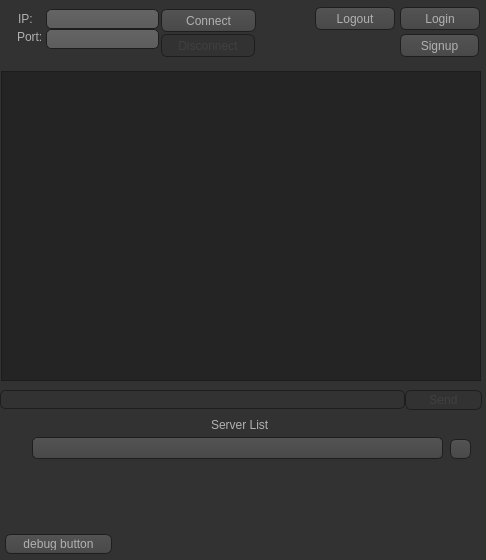
<?xml version="1.0" encoding="UTF-8"?>
<ui version="4.0">
 <class>MainWindow</class>
 <widget class="QMainWindow" name="MainWindow">
  <property name="geometry">
   <rect>
    <x>0</x>
    <y>0</y>
    <width>486</width>
    <height>560</height>
   </rect>
  </property>
  <property name="mouseTracking">
   <bool>true</bool>
  </property>
  <property name="tabletTracking">
   <bool>true</bool>
  </property>
  <property name="windowTitle">
   <string>MainWindow</string>
  </property>
  <property name="windowIcon">
   <iconset>
    <normaloff>icon.png</normaloff>icon.png</iconset>
  </property>
  <property name="autoFillBackground">
   <bool>false</bool>
  </property>
  <property name="styleSheet">
   <string notr="true">QToolTip
{
     border: 1px solid black;
     background-color: #D1DBCB;
     padding: 1px;
     border-radius: 3px;
     opacity: 100;
}

QWidget
{
    color: #b1b1b1;
    background-color: #323232;
}

QWidget:item:hover
{
    background-color: QLinearGradient( x1: 0, y1: 0, x2: 0, y2: 1, stop: 0 #D1DBCB, stop: 1 #b2b6af);
    color: #000000;
}

QWidget:item:selected
{
    background-color: QLinearGradient( x1: 0, y1: 0, x2: 0, y2: 1, stop: 0 #D1DBCB, stop: 1 #b2b6af);
}

QMenuBar::item
{
    background: transparent;
}

QMenuBar::item:selected
{
    background: transparent;
    border: 1px solid #fdf6e3;
}

QMenuBar::item:pressed
{
    background: #444;
    border: 1px solid #000;
    background-color: QLinearGradient(
        x1:0, y1:0,
        x2:0, y2:1,
        stop:1 #212121,
        stop:0.4 #343434/*,
        stop:0.2 #343434,
        stop:0.1 #fdf6e3*/
    );
    margin-bottom:-1px;
    padding-bottom:1px;
}

QMenu
{
    border: 1px solid #000;
}

QMenu::item
{
    padding: 2px 20px 2px 20px;
}

QMenu::item:selected
{
    color: #000000;
}

QWidget:disabled
{
    color: #404040;
    background-color: #323232;
}

QAbstractItemView
{
    background-color: QLinearGradient( x1: 0, y1: 0, x2: 0, y2: 1, stop: 0 #4d4d4d, stop: 0.1 #646464, stop: 1 #5d5d5d);
}

QWidget:focus
{
    /*border: 2px solid QLinearGradient( x1: 0, y1: 0, x2: 0, y2: 1, stop: 0
     #D1DBCB, stop: 1 #b2b6af);*/
}

QLineEdit
{
    background-color: QLinearGradient( x1: 0, y1: 0, x2: 0, y2: 1, stop: 0 #4d4d4d, stop: 0 #646464, stop: 1 #5d5d5d);
    padding: 1px;
    border-style: solid;
    border: 1px solid #1e1e1e;
    border-radius: 5;
}

QPushButton
{
    color: #b1b1b1;
    background-color: QLinearGradient( x1: 0, y1: 0, x2: 0, y2: 1, stop: 0 #565656, stop: 0.1 #525252, stop: 0.5 #4e4e4e, stop: 0.9 #4a4a4a, stop: 1 #464646);
    border-width: 1px;
    border-color: #1e1e1e;
    border-style: solid;
    border-radius: 6;
    padding: 3px;
    font-size: 12px;
    padding-left: 5px;
    padding-right: 5px;
}

QPushButton:pressed
{
    background-color: QLinearGradient( x1: 0, y1: 0, x2: 0, y2: 1, stop: 0 #2d2d2d, stop: 0.1 #2b2b2b, stop: 0.5 #292929, stop: 0.9 #282828, stop: 1 #252525);
}

QComboBox
{
    selection-background-color: #fdf6e3;
    background-color: QLinearGradient( x1: 0, y1: 0, x2: 0, y2: 1, stop: 0 #565656, stop: 0.1 #525252, stop: 0.5 #4e4e4e, stop: 0.9 #4a4a4a, stop: 1 #464646);
    border-style: solid;
    border: 1px solid #1e1e1e;
    border-radius: 5;
}

QComboBox:hover,QPushButton:hover
{
    border: 2px solid QLinearGradient( x1: 0, y1: 0, x2: 0, y2: 1, stop: 0
    #D1DBCB, stop: 1 #b2b6af);
}


QComboBox:on
{
    padding-top: 3px;
    padding-left: 4px;
    background-color: QLinearGradient( x1: 0, y1: 0, x2: 0, y2: 1, stop: 0 #2d2d2d, stop: 0.1 #2b2b2b, stop: 0.5 #292929, stop: 0.9 #282828, stop: 1 #252525);
    selection-background-color: #fdf6e3;
}

QComboBox QAbstractItemView
{
    border: 2px solid darkgray;
    selection-background-color: QLinearGradient( x1: 0, y1: 0, x2: 0, y2: 1,
     stop: 0 #D1DBCB, stop: 1 #b2b6af);
}

QComboBox::drop-down
{
     subcontrol-origin: padding;
     subcontrol-position: top right;
     width: 15px;

     border-left-width: 0px;
     border-left-color: darkgray;
     border-left-style: solid; /* just a single line */
     border-top-right-radius: 3px; /* same radius as the QComboBox */
     border-bottom-right-radius: 3px;
 }

QComboBox::down-arrow
{
     image: url(:/down_arrow.png);
}

QGroupBox:focus
{
border: 2px solid QLinearGradient( x1: 0, y1: 0, x2: 0, y2: 1, stop: 0
#D1DBCB, stop: 1 #b2b6af);
}

QTextEdit:focus
{
    border: 2px solid QLinearGradient( x1: 0, y1: 0, x2: 0, y2: 1, stop: 0
    #D1DBCB, stop: 1 #b2b6af);
}

QScrollArea:focus {
border: 1px solid black;
}

QScrollBar:horizontal {
     border: 1px solid #222222;
     background: QLinearGradient( x1: 0, y1: 0, x2: 0, y2: 1, stop: 0.0 #121212, stop: 0.2 #282828, stop: 1 #484848);
     height: 7px;
     margin: 0px 16px 0 16px;
}

QScrollBar::handle:horizontal
{
      background: QLinearGradient( x1: 0, y1: 0, x2: 1, y2: 0, stop: 0
      #D1DBCB, stop: 0.5 #b2b6af, stop: 1 #D1DBCB);
      min-height: 20px;
      border-radius: 2px;
}

QScrollBar::add-line:horizontal {
      border: 1px solid #1b1b19;
      border-radius: 2px;
      background: QLinearGradient( x1: 0, y1: 0, x2: 1, y2: 0, stop: 0
      #D1DBCB, stop: 1 #b2b6af);
      width: 14px;
      subcontrol-position: right;
      subcontrol-origin: margin;
}

QScrollBar::sub-line:horizontal {
      border: 1px solid #1b1b19;
      border-radius: 2px;
      background: QLinearGradient( x1: 0, y1: 0, x2: 1, y2: 0, stop: 0
      #D1DBCB, stop: 1 #b2b6af);
      width: 14px;
     subcontrol-position: left;
     subcontrol-origin: margin;
}

QScrollBar::right-arrow:horizontal, QScrollBar::left-arrow:horizontal
{
      border: 1px solid black;
      width: 1px;
      height: 1px;
      background: white;
}

QScrollBar::add-page:horizontal, QScrollBar::sub-page:horizontal
{
      background: none;
}

QScrollBar:vertical
{
      background: QLinearGradient( x1: 0, y1: 0, x2: 1, y2: 0, stop: 0.0 #121212, stop: 0.2 #282828, stop: 1 #484848);
      width: 7px;
      margin: 16px 0 16px 0;
      border: 1px solid #222222;
}

QScrollBar::handle:vertical
{
      background: QLinearGradient( x1: 0, y1: 0, x2: 0, y2: 1, stop: 0
      #D1DBCB, stop: 0.5 #b2b6af, stop: 1 #D1DBCB);
      min-height: 20px;
      border-radius: 2px;
}

QScrollBar::add-line:vertical
{
      border: 1px solid #1b1b19;
      border-radius: 2px;
      background: QLinearGradient( x1: 0, y1: 0, x2: 0, y2: 1, stop: 0
      #D1DBCB, stop: 1 #b2b6af);
      height: 14px;
      subcontrol-position: bottom;
      subcontrol-origin: margin;
}

QScrollBar::sub-line:vertical
{
      border: 1px solid #1b1b19;
      border-radius: 2px;
      background: QLinearGradient( x1: 0, y1: 0, x2: 0, y2: 1, stop: 0 #b2b6af,
      stop: 1 #D1DBCB);
      height: 14px;
      subcontrol-position: top;
      subcontrol-origin: margin;
}

QScrollBar::up-arrow:vertical, QScrollBar::down-arrow:vertical
{
      border: 1px solid black;
      width: 1px;
      height: 1px;
      background: white;
}


QScrollBar::add-page:vertical, QScrollBar::sub-page:vertical
{
      background: none;
}

QTextEdit
{
    background-color: #242424;
}

QPlainTextEdit
{
    background-color: #242424;
}

QHeaderView::section
{
    background-color: QLinearGradient(x1:0, y1:0, x2:0, y2:1, stop:0 #616161, stop: 0.5 #505050, stop: 0.6 #434343, stop:1 #656565);
    color: white;
    padding-left: 4px;
    border: 1px solid #6c6c6c;
}

QCheckBox:disabled
{
color: #414141;
}

QDockWidget::title
{
    text-align: center;
    spacing: 3px; /* spacing between items in the tool bar */
    background-color: QLinearGradient(x1:0, y1:0, x2:0, y2:1, stop:0 #323232, stop: 0.5 #242424, stop:1 #323232);
}

QDockWidget::close-button, QDockWidget::float-button
{
    text-align: center;
    spacing: 1px; /* spacing between items in the tool bar */
    background-color: QLinearGradient(x1:0, y1:0, x2:0, y2:1, stop:0 #323232, stop: 0.5 #242424, stop:1 #323232);
}

QDockWidget::close-button:hover, QDockWidget::float-button:hover
{
    background: #242424;
}

QDockWidget::close-button:pressed, QDockWidget::float-button:pressed
{
    padding: 1px -1px -1px 1px;
}

QMainWindow::separator
{
    background-color: QLinearGradient(x1:0, y1:0, x2:0, y2:1, stop:0 #161616, stop: 0.5 #151515, stop: 0.6 #212121, stop:1 #343434);
    color: white;
    padding-left: 4px;
    border: 1px solid #4c4c4c;
    spacing: 3px; /* spacing between items in the tool bar */
}

QMainWindow::separator:hover
{

    background-color: QLinearGradient(x1:0, y1:0, x2:0, y2:1, stop:0 #b2b6af,
    stop:0.5 #b56c17 stop:1 #D1DBCB);
    color: white;
    padding-left: 4px;
    border: 1px solid #6c6c6c;
    spacing: 3px; /* spacing between items in the tool bar */
}

QToolBar {
    border: 1px transparent #323232;
    background: 1px solid #323232;
}

QToolBar::handle
{
     spacing: 3px; /* spacing between items in the tool bar */
     background: url(:/images/handle.png);
}

QMenu::separator
{
    height: 2px;
    background-color: QLinearGradient(x1:0, y1:0, x2:0, y2:1, stop:0 #161616, stop: 0.5 #151515, stop: 0.6 #212121, stop:1 #343434);
    color: white;
    padding-left: 4px;
    margin-left: 10px;
    margin-right: 5px;
}

QProgressBar
{
    border: 2px solid grey;
    border-radius: 5px;
    text-align: center;
}

QProgressBar::chunk
{
    background-color: #b2b6af;
    width: 2.15px;
    margin: 0.5px;
}

QTabBar::tab {
    color: #b1b1b1;
    border: 1px solid #444;
    border-bottom-style: none;
    background-color: #323232;
    padding-left: 10px;
    padding-right: 10px;
    padding-top: 3px;
    padding-bottom: 2px;
    margin-right: -1px;
}

QTabWidget::pane {
    border: 1px solid #444;
    top: 1px;
}

QTabBar::tab:last
{
    margin-right: 0; /* the last selected tab has nothing to overlap with on the right */
    border-top-right-radius: 3px;
}

QTabBar::tab:first:!selected
{
 margin-left: 0px; /* the last selected tab has nothing to overlap with on the right */


    border-top-left-radius: 3px;
}

QTabBar::tab:!selected
{
    color: #b1b1b1;
    border-bottom-style: solid;
    margin-top: 3px;
    background-color: QLinearGradient(x1:0, y1:0, x2:0, y2:1, stop:1 #212121, stop:.4 #343434);
}

QTabBar::tab:selected
{
    border-top-left-radius: 3px;
    border-top-right-radius: 3px;
    margin-bottom: 0px;
}

QTabBar::tab:!selected:hover
{
    /*border-top: 2px solid #fdf6e3;
    padding-bottom: 3px;*/
    border-top-left-radius: 3px;
    border-top-right-radius: 3px;
    background-color: QLinearGradient(x1:0, y1:0, x2:0, y2:1, stop:1 #212121, stop:0.4 #343434, stop:0.2 #343434, stop:0.1 #fdf6e3);
}

QRadioButton::indicator:checked, QRadioButton::indicator:unchecked{
    color: #b1b1b1;
    background-color: #323232;
    border: 1px solid #b1b1b1;
    border-radius: 6px;
}

QRadioButton::indicator:checked
{
    background-color: qradialgradient(
        cx: 0.5, cy: 0.5,
        fx: 0.5, fy: 0.5,
        radius: 1.0,
        stop: 0.25 #fdf6e3,
        stop: 0.3 #323232
    );
}

QCheckBox::indicator{
    color: #b1b1b1;
    background-color: #323232;
    border: 1px solid #b1b1b1;
    width: 9px;
    height: 9px;
}

QRadioButton::indicator
{
    border-radius: 6px;
}

QRadioButton::indicator:hover, QCheckBox::indicator:hover
{
    border: 1px solid #fdf6e3;
}

QCheckBox::indicator:checked
{
    image:url(:/images/checkbox.png);
}

QCheckBox::indicator:disabled, QRadioButton::indicator:disabled
{
    border: 1px solid #444;
}</string>
  </property>
  <widget class="QWidget" name="centralwidget">
   <widget class="QPushButton" name="LoginButton">
    <property name="geometry">
     <rect>
      <x>400</x>
      <y>7</y>
      <width>80</width>
      <height>23</height>
     </rect>
    </property>
    <property name="text">
     <string>Login</string>
    </property>
   </widget>
   <widget class="QPushButton" name="LogoutButton">
    <property name="geometry">
     <rect>
      <x>315</x>
      <y>7</y>
      <width>80</width>
      <height>23</height>
     </rect>
    </property>
    <property name="text">
     <string>Logout</string>
    </property>
   </widget>
   <widget class="QTextBrowser" name="Messages">
    <property name="geometry">
     <rect>
      <x>1</x>
      <y>71</y>
      <width>480</width>
      <height>310</height>
     </rect>
    </property>
    <property name="html">
     <string>&lt;!DOCTYPE HTML PUBLIC &quot;-//W3C//DTD HTML 4.0//EN&quot; &quot;http://www.w3.org/TR/REC-html40/strict.dtd&quot;&gt;
&lt;html&gt;&lt;head&gt;&lt;meta name=&quot;qrichtext&quot; content=&quot;1&quot; /&gt;&lt;style type=&quot;text/css&quot;&gt;
p, li { white-space: pre-wrap; }
&lt;/style&gt;&lt;/head&gt;&lt;body style=&quot; font-family:'MS Shell Dlg 2'; font-size:8.25pt; font-weight:400; font-style:normal;&quot;&gt;
&lt;p style=&quot;-qt-paragraph-type:empty; margin-top:0px; margin-bottom:0px; margin-left:0px; margin-right:0px; -qt-block-indent:0; text-indent:0px;&quot;&gt;&lt;br /&gt;&lt;/p&gt;&lt;/body&gt;&lt;/html&gt;</string>
    </property>
    <property name="openExternalLinks">
     <bool>true</bool>
    </property>
   </widget>
   <widget class="QLineEdit" name="MsgBox">
    <property name="enabled">
     <bool>false</bool>
    </property>
    <property name="geometry">
     <rect>
      <x>0</x>
      <y>390</y>
      <width>405</width>
      <height>19</height>
     </rect>
    </property>
   </widget>
   <widget class="QPushButton" name="SendButton">
    <property name="enabled">
     <bool>false</bool>
    </property>
    <property name="geometry">
     <rect>
      <x>405</x>
      <y>390</y>
      <width>77</width>
      <height>20</height>
     </rect>
    </property>
    <property name="text">
     <string>Send</string>
    </property>
   </widget>
   <widget class="QPushButton" name="DisconnectButton">
    <property name="enabled">
     <bool>false</bool>
    </property>
    <property name="geometry">
     <rect>
      <x>161</x>
      <y>34</y>
      <width>94</width>
      <height>23</height>
     </rect>
    </property>
    <property name="text">
     <string>Disconnect</string>
    </property>
   </widget>
   <widget class="QLineEdit" name="IpBox">
    <property name="geometry">
     <rect>
      <x>46</x>
      <y>9</y>
      <width>113</width>
      <height>20</height>
     </rect>
    </property>
    <property name="toolTip">
     <string extracomment="IP"/>
    </property>
    <property name="inputMask">
     <string/>
    </property>
    <property name="text">
     <string/>
    </property>
   </widget>
   <widget class="QLineEdit" name="PortBox">
    <property name="geometry">
     <rect>
      <x>46</x>
      <y>29</y>
      <width>113</width>
      <height>20</height>
     </rect>
    </property>
   </widget>
   <widget class="QPushButton" name="ConnectButton">
    <property name="enabled">
     <bool>true</bool>
    </property>
    <property name="geometry">
     <rect>
      <x>161</x>
      <y>9</y>
      <width>95</width>
      <height>23</height>
     </rect>
    </property>
    <property name="text">
     <string>Connect</string>
    </property>
   </widget>
   <widget class="QLabel" name="label">
    <property name="geometry">
     <rect>
      <x>18</x>
      <y>11</y>
      <width>21</width>
      <height>16</height>
     </rect>
    </property>
    <property name="text">
     <string>IP:</string>
    </property>
   </widget>
   <widget class="QLabel" name="label_2">
    <property name="geometry">
     <rect>
      <x>17</x>
      <y>30</y>
      <width>26</width>
      <height>13</height>
     </rect>
    </property>
    <property name="text">
     <string>Port:</string>
    </property>
   </widget>
   <widget class="QPushButton" name="SignUpButton">
    <property name="geometry">
     <rect>
      <x>400</x>
      <y>34</y>
      <width>79</width>
      <height>23</height>
     </rect>
    </property>
    <property name="text">
     <string>Signup</string>
    </property>
   </widget>
   <widget class="QComboBox" name="ServerListBox">
    <property name="geometry">
     <rect>
      <x>32</x>
      <y>437</y>
      <width>411</width>
      <height>22</height>
     </rect>
    </property>
   </widget>
   <widget class="QLabel" name="label_3">
    <property name="geometry">
     <rect>
      <x>211</x>
      <y>418</y>
      <width>60</width>
      <height>13</height>
     </rect>
    </property>
    <property name="text">
     <string>Server List</string>
    </property>
   </widget>
   <widget class="QPushButton" name="ReloadButton">
    <property name="geometry">
     <rect>
      <x>450</x>
      <y>439</y>
      <width>21</width>
      <height>20</height>
     </rect>
    </property>
    <property name="text">
     <string/>
    </property>
    <property name="icon">
     <iconset>
      <normaloff>C:/Users/Antho/Downloads/icons8-reset-96.png</normaloff>C:/Users/Antho/Downloads/icons8-reset-96.png</iconset>
    </property>
   </widget>
   <widget class="QPushButton" name="debugbutton">
    <property name="geometry">
     <rect>
      <x>5</x>
      <y>534</y>
      <width>107</width>
      <height>20</height>
     </rect>
    </property>
    <property name="text">
     <string>debug button</string>
    </property>
   </widget>
  </widget>
 </widget>
 <tabstops>
  <tabstop>IpBox</tabstop>
  <tabstop>ConnectButton</tabstop>
  <tabstop>LogoutButton</tabstop>
  <tabstop>LoginButton</tabstop>
  <tabstop>PortBox</tabstop>
  <tabstop>DisconnectButton</tabstop>
  <tabstop>Messages</tabstop>
  <tabstop>MsgBox</tabstop>
  <tabstop>SendButton</tabstop>
 </tabstops>
 <resources/>
 <connections/>
</ui>
